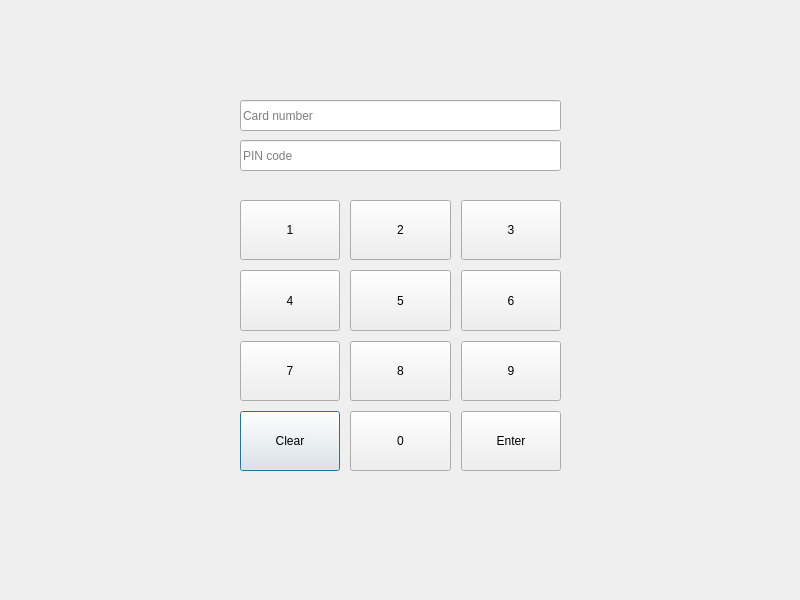
<?xml version="1.0" encoding="UTF-8"?>
<ui version="4.0">
 <class>Login</class>
 <widget class="QDialog" name="Login">
  <property name="geometry">
   <rect>
    <x>0</x>
    <y>0</y>
    <width>800</width>
    <height>600</height>
   </rect>
  </property>
  <property name="windowTitle">
   <string>Login</string>
  </property>
  <widget class="QWidget" name="gridLayoutWidget">
   <property name="geometry">
    <rect>
     <x>230</x>
     <y>190</y>
     <width>341</width>
     <height>291</height>
    </rect>
   </property>
   <layout class="QGridLayout" name="gridLayout">
    <property name="leftMargin">
     <number>10</number>
    </property>
    <property name="topMargin">
     <number>10</number>
    </property>
    <property name="rightMargin">
     <number>10</number>
    </property>
    <property name="bottomMargin">
     <number>10</number>
    </property>
    <property name="spacing">
     <number>10</number>
    </property>
    <item row="3" column="0">
     <widget class="QPushButton" name="buttonClear">
      <property name="sizePolicy">
       <sizepolicy hsizetype="Minimum" vsizetype="Minimum">
        <horstretch>0</horstretch>
        <verstretch>0</verstretch>
       </sizepolicy>
      </property>
      <property name="text">
       <string>Clear</string>
      </property>
     </widget>
    </item>
    <item row="2" column="0">
     <widget class="QPushButton" name="button_7">
      <property name="sizePolicy">
       <sizepolicy hsizetype="Minimum" vsizetype="Minimum">
        <horstretch>0</horstretch>
        <verstretch>0</verstretch>
       </sizepolicy>
      </property>
      <property name="text">
       <string>7</string>
      </property>
     </widget>
    </item>
    <item row="1" column="0">
     <widget class="QPushButton" name="button_4">
      <property name="sizePolicy">
       <sizepolicy hsizetype="Minimum" vsizetype="Minimum">
        <horstretch>0</horstretch>
        <verstretch>0</verstretch>
       </sizepolicy>
      </property>
      <property name="text">
       <string>4</string>
      </property>
     </widget>
    </item>
    <item row="0" column="0">
     <widget class="QPushButton" name="button_1">
      <property name="sizePolicy">
       <sizepolicy hsizetype="Minimum" vsizetype="Minimum">
        <horstretch>0</horstretch>
        <verstretch>0</verstretch>
       </sizepolicy>
      </property>
      <property name="text">
       <string>1</string>
      </property>
     </widget>
    </item>
    <item row="0" column="1">
     <widget class="QPushButton" name="button_2">
      <property name="sizePolicy">
       <sizepolicy hsizetype="Minimum" vsizetype="Minimum">
        <horstretch>0</horstretch>
        <verstretch>0</verstretch>
       </sizepolicy>
      </property>
      <property name="text">
       <string>2</string>
      </property>
     </widget>
    </item>
    <item row="0" column="2">
     <widget class="QPushButton" name="button_3">
      <property name="sizePolicy">
       <sizepolicy hsizetype="Minimum" vsizetype="Minimum">
        <horstretch>0</horstretch>
        <verstretch>0</verstretch>
       </sizepolicy>
      </property>
      <property name="text">
       <string>3</string>
      </property>
     </widget>
    </item>
    <item row="1" column="1">
     <widget class="QPushButton" name="button_5">
      <property name="sizePolicy">
       <sizepolicy hsizetype="Minimum" vsizetype="Minimum">
        <horstretch>0</horstretch>
        <verstretch>0</verstretch>
       </sizepolicy>
      </property>
      <property name="text">
       <string>5</string>
      </property>
     </widget>
    </item>
    <item row="1" column="2">
     <widget class="QPushButton" name="button_6">
      <property name="sizePolicy">
       <sizepolicy hsizetype="Minimum" vsizetype="Minimum">
        <horstretch>0</horstretch>
        <verstretch>0</verstretch>
       </sizepolicy>
      </property>
      <property name="text">
       <string>6</string>
      </property>
     </widget>
    </item>
    <item row="2" column="1">
     <widget class="QPushButton" name="button_8">
      <property name="sizePolicy">
       <sizepolicy hsizetype="Minimum" vsizetype="Minimum">
        <horstretch>0</horstretch>
        <verstretch>0</verstretch>
       </sizepolicy>
      </property>
      <property name="text">
       <string>8</string>
      </property>
     </widget>
    </item>
    <item row="2" column="2">
     <widget class="QPushButton" name="button_9">
      <property name="sizePolicy">
       <sizepolicy hsizetype="Minimum" vsizetype="Minimum">
        <horstretch>0</horstretch>
        <verstretch>0</verstretch>
       </sizepolicy>
      </property>
      <property name="text">
       <string>9</string>
      </property>
     </widget>
    </item>
    <item row="3" column="2">
     <widget class="QPushButton" name="buttonOK">
      <property name="sizePolicy">
       <sizepolicy hsizetype="Minimum" vsizetype="Minimum">
        <horstretch>0</horstretch>
        <verstretch>0</verstretch>
       </sizepolicy>
      </property>
      <property name="text">
       <string>Enter</string>
      </property>
     </widget>
    </item>
    <item row="3" column="1">
     <widget class="QPushButton" name="button_0">
      <property name="sizePolicy">
       <sizepolicy hsizetype="Minimum" vsizetype="Minimum">
        <horstretch>0</horstretch>
        <verstretch>0</verstretch>
       </sizepolicy>
      </property>
      <property name="text">
       <string>0</string>
      </property>
     </widget>
    </item>
   </layout>
  </widget>
  <widget class="CustomLineEdit" name="lineEditCardNum">
   <property name="geometry">
    <rect>
     <x>240</x>
     <y>100</y>
     <width>321</width>
     <height>31</height>
    </rect>
   </property>
   <property name="placeholderText">
    <string>Card number</string>
   </property>
  </widget>
  <widget class="CustomLineEdit" name="lineEditPin">
   <property name="geometry">
    <rect>
     <x>240</x>
     <y>140</y>
     <width>321</width>
     <height>31</height>
    </rect>
   </property>
   <property name="echoMode">
    <enum>QLineEdit::Password</enum>
   </property>
   <property name="placeholderText">
    <string>PIN code</string>
   </property>
  </widget>
  <widget class="QLabel" name="labelError">
   <property name="geometry">
    <rect>
     <x>0</x>
     <y>0</y>
     <width>800</width>
     <height>100</height>
    </rect>
   </property>
   <property name="text">
    <string/>
   </property>
   <property name="alignment">
    <set>Qt::AlignCenter</set>
   </property>
   <property name="wordWrap">
    <bool>true</bool>
   </property>
  </widget>
  <widget class="QLabel" name="label_Graphic">
   <property name="geometry">
    <rect>
     <x>0</x>
     <y>0</y>
     <width>800</width>
     <height>600</height>
    </rect>
   </property>
   <property name="text">
    <string/>
   </property>
  </widget>
  <zorder>label_Graphic</zorder>
  <zorder>gridLayoutWidget</zorder>
  <zorder>lineEditCardNum</zorder>
  <zorder>lineEditPin</zorder>
  <zorder>labelError</zorder>
 </widget>
 <customwidgets>
  <customwidget>
   <class>CustomLineEdit</class>
   <extends>QLineEdit</extends>
   <header>customlineedit.h</header>
  </customwidget>
 </customwidgets>
 <resources/>
 <connections/>
</ui>
